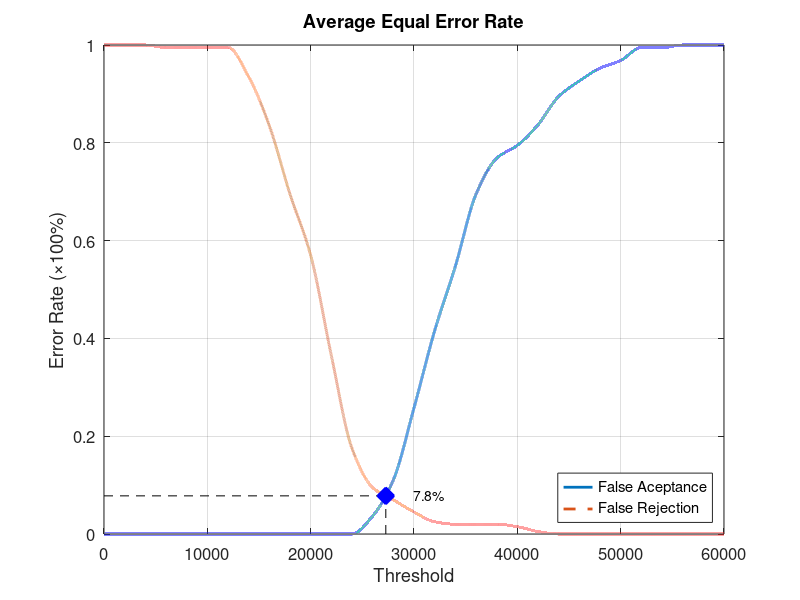
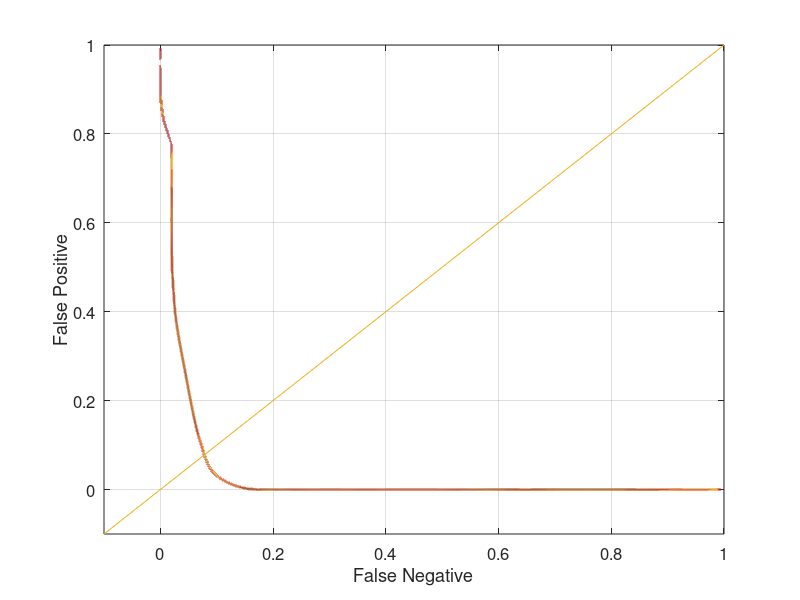

Source code (MATLAB) for these figures, in order:
function yEER = Database5_3
close all;
clear;
clc;
x = 0:2000:60000;
xq = 0:0.5:60000;

y0 = [0 0 0 0 0 0 0 0 0 0 0 0 0 0.0368421 0.110526 0.257895 0.415789 0.547368 0.694737 0.768421 0.794737 0.836842 0.894737 0.926316 0.952632 0.968421 0.994737 0.994737 1 1 1];
yy0 = interp1(x, y0, xq, 'pchip');
y1 = [1 1 1 0.995 0.995 0.995 0.995 0.935 0.835 0.695 0.57 0.365 0.175 0.095 0.07 0.045 0.025 0.02 0.02 0.02 0.015 0.005 0 0 0 0 0 0 0 0 0];
yy1 = interp1(x, y1, xq, 'pchip');

% Calculating EER: 
y2 = abs(y0 - y1);
find(y2 == min(y2))
yy2 = abs(yy0 - yy1);
xEER = find(yy2 == min(yy2));
xEERIndex = xq(xEER) % X-axis EER
yEER = yy0(xEER) % Y-axis EER

main = figure
plot(xq, yy0,'-','LineWidth', 2);	hold on
plot(xq, yy1,'--','LineWidth', 2);	hold on
plot([xEERIndex xEERIndex], [0 yEER], 'k--');	hold on
plot([0 xEERIndex], [yEER yEER], 'k--');	hold on
plot(xEERIndex, yEER, 'bx', 'LineWidth', 10);	hold on
text(xEERIndex + 10 * xEERIndex / 100, yEER, [num2str(round((10000 * yEER)) / 100) '%'])
legend('False Aceptance', 'False Rejection', 'Location', 'SouthEast')
xlabel('Threshold')
ylabel('Error Rate (\times100%)')
title('Average Equal Error Rate')
set(gca, 'FontSize', 12)
axis([0 60000 0 1])
grid on

print(main, 'Database5_3Main', '-dpng');
FNRxFPR = figure('Color', [1 1 1]);
plot(yy1, yy0, '-', yy1, yy0, 'LineWidth', 2);
hold on
y = -0.1:0.1:1
plot(y, y); 
set(gca, 'FontSize', 12)
xlabel('False Negative')
ylabel('False Positive')
axis([-0.1 1 -0.1 1])
set(gca, 'FontSize', 12)
grid on

print(FNRxFPR, 'Database5_3FNRxFPR','-dpng');
end
